Frame 1 (no input): blank canvas, image omitted
Frame 60 (the mouse pressed at the canvas centre just before this capture): blank canvas, image omitted
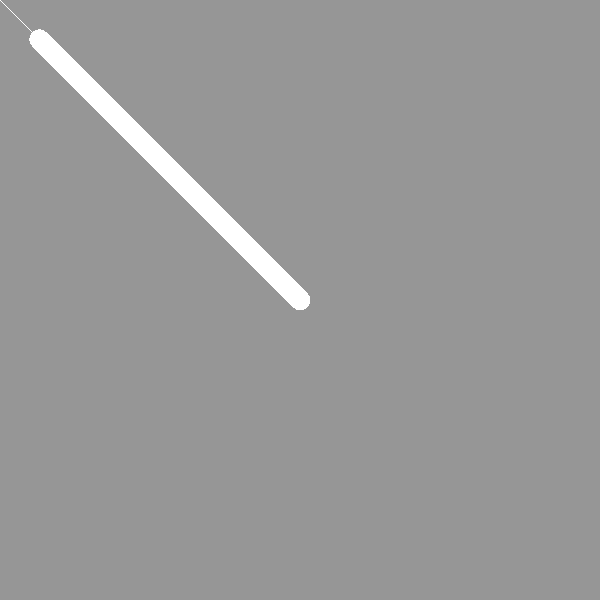
Frame 120 (the mouse held since frame 60 and released just before this capture)

The Processing sketch whose frames 1 and 60 were blank and that drew this single picture after the mouse press (run headless with seeded random() and noise(); from frame 60 on, the mouse is pressed at the canvas centre):

// Processing sketch: processing_140648
// ── processing_140648.pde

/*Felix Anderson
Benjamin Bacon 
Creative Computing*/



float w;
float z;
float pw;
float pz;
float easing = 0.13;
 
void setup() {
  size(600,600);
  background(150);
  smooth(0);
  stroke(255);
}
 
void draw(){
  
 if (mousePressed) {
  float targetX = mouseX;
  w=w+(targetX-w)*easing;
  float targetY = mouseY;
  z=z+(targetY-z)*easing;
  line(w,z,pw,pz);
  strokeWeight(20);
  
  
   if(keyPressed) {
     strokeWeight(40);
  line(w,z,pw,pz);
   }
  
 if (keyPressed == true) {
  
   stroke(0);
   
 }else{
   stroke(255);
 }
 
 if(keyPressed){
  
   stroke(0);
 }
 if (keyPressed) {
    if (key == 'b' || key == 'B') 
    background(150);
 }
 
  pw=w;
  pz=z;

  }
    }
